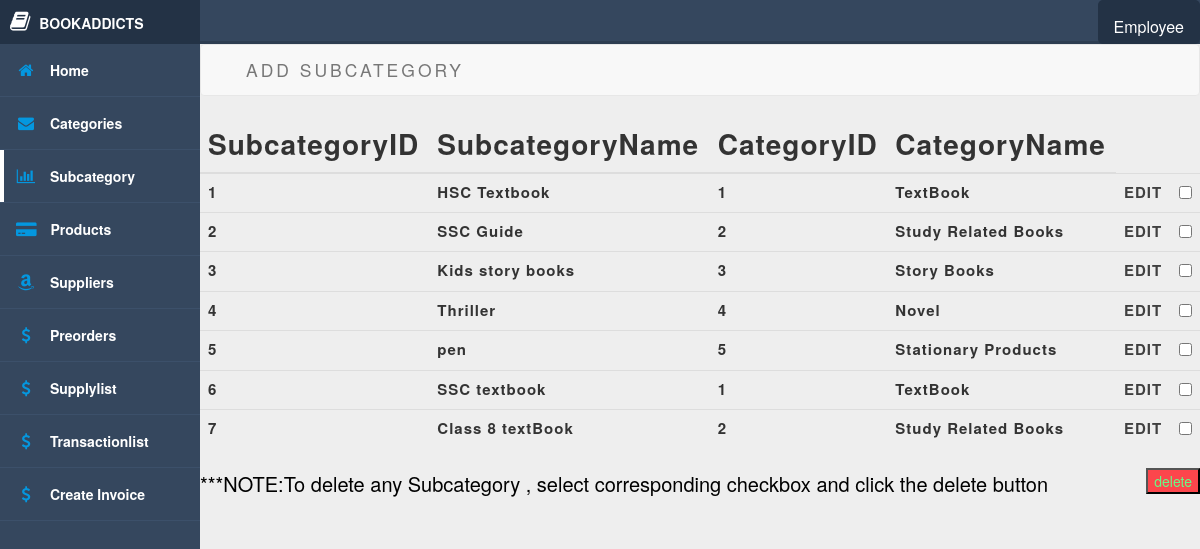
The app's page /adminsubcategories.php (signed in) with its own data.
### tables this page shows
CREATE TABLE `subcategory` (
  `SubcategoryID` int(11) NOT NULL,
  `Subcategory` varchar(100) NOT NULL,
  `CategoryID` int(11) NOT NULL
);

CREATE TABLE `categories` (
  `CategoryID` int(11) NOT NULL,
  `CategoryName` varchar(100) NOT NULL
);

### adminsubcategories.php (the view, shortened to what this page needs)
<?php
	include("db.php");?>
	<?php
	if(isset($_SESSION['name'])&&($_SESSION['role']=='owner'||$_SESSION['role']=='employee')){
		$login_user=$_SESSION['name'];
	}
	else
	{
		   header('Location:index.php');
                exit();
	}
?><!DOCTYPE html>
<html>
	<head>
		<link rel="stylesheet" href="https://maxcdn.bootstrapcdn.com/font-awesome/4.5.0/css/font-awesome.min.css">
		<link rel="stylesheet" href="http://code.ionicframework.com/ionicons/2.0.1/css/ionicons.min.css">
		<link rel="stylesheet" href="main.css">
		  <link href="css/bookaddicts.css" rel="stylesheet">
			<link href="css/bootstrap.min.css" rel="stylesheet">
	</head>
	<body style="background:#eeeeee;">
		<div class="header">
			<div class="dropdown">
			 <button class="dropbtn"><?php echo $login_user;?></button>
			</div>
		</div>
		<div class="side-nav">
			<div class="logo">
				<i class="fa fa-book"></i>
				<span>BOOKADDICTS</span>
			</div>
			<?php include("side.php");?>
		</div>
		<div class="main-content">
	    <nav class="navbar navbar-default" role="navigation">
	        <div class="container">
	            <div class="collapse navbar-collapse" id="bs-example-navbar-collapse-1">
	                <ul class="nav navbar-nav"<style="float:right;">
	                    <li>
	                        <a href="addsubcategory.php">Add SubCategory</a>
	                    </li>
	                </ul>
	            </div>
	        </div>
	    </nav>
<div>
<table  class="table"  cellspacing="0" cellpadding="0">
<thead id="thl"><tr>
	<th style="font-weight:bold"><b>SubcategoryID</b></th>
	<th style="font-weight:bold;"><b>SubcategoryName</b></th>
    <th style="font-weight:bold"><b>CategoryID</b></th>
    <th style="font-weight:bold;"><b>CategoryName</b></th>
	</tr></thead>
	<form id="delete_subcategory" method="POST" action="deletesubcategory.php">
	<tbody>
		<?php
		$sql="SELECT* from categories,subcategory WHERE subcategory.CategoryID=categories.CategoryID";
		$r=mysqli_query($conn,$sql);
		while($field=mysqli_fetch_assoc($r))
		{
			$cid=$field["CategoryID"];
			$cname=$field["CategoryName"];
            $sid=$field["SubcategoryID"];
            $sname=$field["Subcategory"];
			echo "<tr>";
            echo "<td>".$sid."</td>";
            echo "<td>".$sname."</td>";
			echo "<td>".$cid."</td>";
			echo "<td>".$cname."</td>";
			 echo "<td>"."<a href='updatesubcategory.php?sid=".$sid."'>"."EDIT"."</a></td>";
			 echo "<td>"."<input type='checkbox' name='SID' value='$sid'></input>"."</td>" ;
echo "</tr>";
		}
		?>
	</tbody>
</table>
<input type="submit" name="delete" value="delete" style="float:right;background:#fc464c;color:#67fc87;">
</div>
 <p style="font-size:20px;">***NOTE:To delete any Subcategory , select corresponding checkbox and click the delete button</p>
		</div>
	</body>
</html>

### main.css (style rules this page uses)
* { box-sizing: border-box; }
body { margin: 0; paddin: 0; font-family: 'Source Sans Pro', sans-serif; background-color: #d5dae5; -webkit-font-smoothing: antialiased; -moz-osx-font-smoothing: grayscale; }
.header { position: absolute; width: 100%; z-index: 3; height: 44px; background-color: #fff; border-bottom: 3px solid #2d3d51; }
.logo { height: 44px; padding: 10px; font-weight: 700; }
.side-nav .logo { background-color: #233245; color: #fff; }
.logo i { font-size: 22px; }
.logo span { margin-left: 5px; text-transform: uppercase; }
.nav-trigger span, .nav-trigger span:before, span:after { width: 20px; height: 2px; background-color: #35475e; position: absolute; }
.side-nav { position: absolute; width: 100%; height: 100vh; background-color: #35475e; z-index: 1; display: none; }
.main-content { padding: 40px; margin-top: 0; padding: 0; padding-top: 44px; height: 100%; overflow:scroll; }
@media screen and (min-width: 600px) { .header { background-color: #35475e; z-index: 1; } }
@media screen and (min-width: 600px) { .nav-trigger span, .nav-trigger span:before, span:after { background-color: #fff; } }
@media screen and (min-width: 600px) { .side-nav { display: block; width: 70px; z-index: 2; } }
@media screen and (min-width: 600px) { .side-nav .logo i { padding-left: 12px; } }
@media screen and (min-width: 600px) { .side-nav .logo span { display: none; } }
@media screen and (min-width: 600px) { .main-content { margin-left: 70px; } }
@media screen and (min-width: 800px) { .side-nav { width: 200px; } }
@media screen and (min-width: 800px) { .side-nav .logo i { padding-left: 0; } }
@media screen and (min-width: 800px) { .side-nav .logo span { display: inline-block; } }
@media screen and (min-width: 800px) { .main-content { margin-left: 200px; } }
tr>td>a { color:blue; }
tbody>tr>td { font-size: 15px; }
.dropbtn { background-color: #233245; color: white; padding: 16px; padding-bottom: 20px; font-size: 16px; border: none; cursor: pointer; height: 44px; border-radius: 5px; }
.dropdown { float:right; height: 44px; position: relative; display: inline-block; }

### css/bookaddicts.css (style rules this page uses)
body { font-family: "Open Sans","Helvetica Neue",Helvetica,Arial,sans-serif; background: url('../img/bg.jpg') no-repeat center center fixed; -webkit-background-size: cover; -moz-background-size: cover; background-size: cover; -o-background-size: cover; }
p { font-size: 1.25em; line-height: 1.6; color: #000; }
.navbar-nav { text-transform: uppercase; font-weight: 400; letter-spacing: 3px; }
@media screen and (min-width:768px) { .navbar { border-radius: 0; } }
@media screen and (min-width:768px) { .navbar { min-height: 0; } }
@media screen and (min-width:768px) { .navbar-default { border: none; background: #fff; background: rgba(255,255,255,0.9); } }
@media screen and (min-width:768px) { .nav>li>a { padding: 35px; } }
@media screen and (min-width:768px) { .navbar-nav>li>a { line-height: normal; } }
@media screen and (min-width:768px) { .navbar-nav { display: table; float: none; margin: 0 auto; table-layout: fixed; font-size: 1.25em; } }
.table { text-transform: camelcase; font-family: "Josefin Slab","Helvetica Neue",Helvetica,Arial,sans-serif; font-weight: 700; letter-spacing: 1px; margin-right: 30px; font-size: 2em; }
table>tbody>tr>td>a { color:#404040; }

### records on screen
subcategory: SubcategoryID "1", Subcategory "HSC Textbook", CategoryID "1", CategoryID.CategoryName "TextBook"
subcategory: SubcategoryID "2", Subcategory "SSC Guide", CategoryID "2", CategoryID.CategoryName "Study Related Books"
subcategory: SubcategoryID "3", Subcategory "Kids story books", CategoryID "3", CategoryID.CategoryName "Story Books"
subcategory: SubcategoryID "4", Subcategory "Thriller", CategoryID "4", CategoryID.CategoryName "Novel"
subcategory: SubcategoryID "5", Subcategory "pen", CategoryID "5", CategoryID.CategoryName "Stationary Products"
subcategory: SubcategoryID "6", Subcategory "SSC textbook", CategoryID "1", CategoryID.CategoryName "TextBook"
subcategory: SubcategoryID "7", Subcategory "Class 8 textBook", CategoryID "2", CategoryID.CategoryName "Study Related Books"

### other values on screen
$login_user "Employee"
